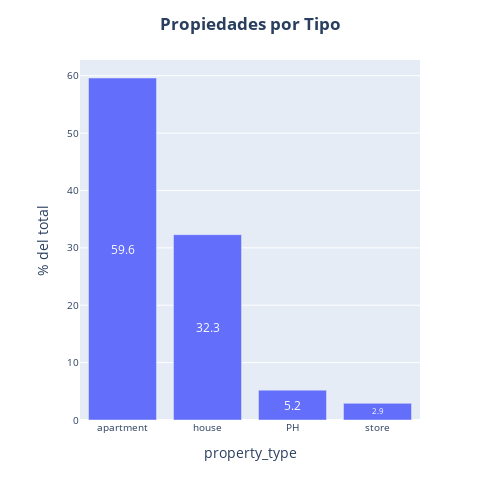

Notebook source saved alongside this figure:
### Code cell
# Graficamos el porcentaje por tipo de propiedad que hay en el DataFrame

fig = px.bar(data_frame= property_type_mix, x='property_type' , y='mix', text = 'mix'  , width=500, height=500)

fig.update_layout(
    title='<b>Propiedades por Tipo</b>',
    xaxis_tickfont_size=10,
    yaxis=dict(title='% del total',titlefont_size=14,tickfont_size=10),
    title_x=0.5)
fig.update_traces(textposition='inside', textangle = 0, insidetextanchor='middle')
fig.show()

### Figure 1 — Plotly figure (JSON) as saved in the notebook; plotly's stock layout.template omitted (floating-point values rounded to 4 significant figures)
{"data": [{"alignmentgroup": "True", "hovertemplate": "property_type=%{x}<br>mix=%{text}<extra></extra>", "insidetextanchor": "middle", "legendgroup": "", "marker": {"color": "#636efa"}, "name": "", "offsetgroup": "", "orientation": "v", "showlegend": false, "text": [59.6, 32.3, 5.2, 2.9], "textangle": 0, "textposition": "inside", "type": "bar", "x": ["apartment", "house", "PH", "store"], "xaxis": "x", "y": [59.6, 32.3, 5.2, 2.9], "yaxis": "y"}], "layout": {"barmode": "relative", "height": 500, "legend": {"tracegroupgap": 0}, "margin": {"t": 60}, "title": {"text": "<b>Propiedades por Tipo</b>", "x": 0.5}, "width": 500, "xaxis": {"anchor": "y", "domain": [0, 1], "tickfont": {"size": 10}, "title": {"text": "property_type"}}, "yaxis": {"anchor": "x", "domain": [0, 1], "tickfont": {"size": 10}, "title": {"font": {"size": 14}, "text": "% del total"}}}}
